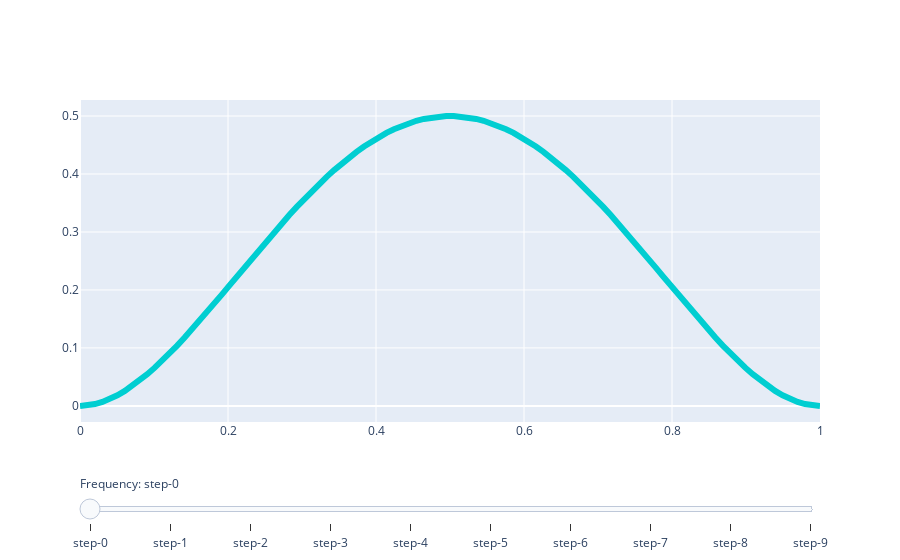

Notebook code cell kept with this figure:
### Code cell
# Create figure
fig = go.Figure()

# Add traces, one for each slider step
for t1_val in np.linspace(0.1, 1, 10):
    subs = {x0[0]: 0, x0[1]: 0, x1[0]: 0, x1[1]: 1, x2[0]: 1, x2[1]: 1, t0: 0, t1: t1_val}
    ts = np.linspace(0, t1_val, 100)
    dt = np.array([d(t).subs(subs | {t: x}).evalf() for x in ts], dtype=float)
    fig.add_trace(go.Scatter(
        visible=False, line=dict(color="#00CED1", width=6), x=ts, y=dt))

# Make 10th trace visible
fig.data[-1].visible = True

# Create and add slider
steps = []
# for i in range(len(fig.data)):
for i, t1_val in enumerate(np.linspace(0.1, 1, 10)):
    step = dict(
        method="update",
        args=[{"visible": [False] * len(fig.data)},
              {"xaxis_range": [0, t1_val]},
              {"title": "Slider switched to step: " + str(i)}],  # layout attribute
    )
    step["args"][0]["visible"][i] = True  # Toggle i'th trace to "visible"
    steps.append(step)

sliders = [dict(
    active=10,
    currentvalue={"prefix": "Frequency: "},
    pad={"t": 50},
    steps=steps
)]

fig.update_layout(
    sliders=sliders
)

fig.show()
